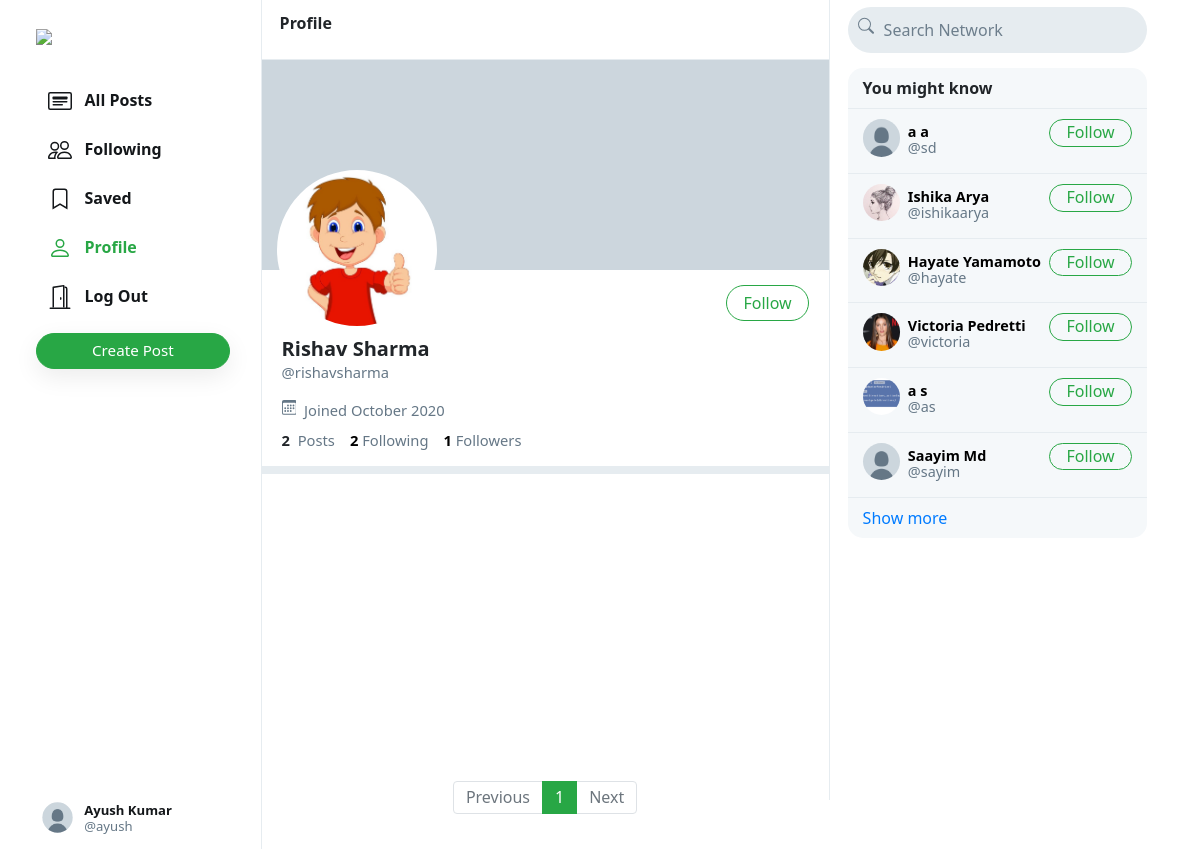
/rishavsharma (signed in), run on an earlier commit of the app's database.
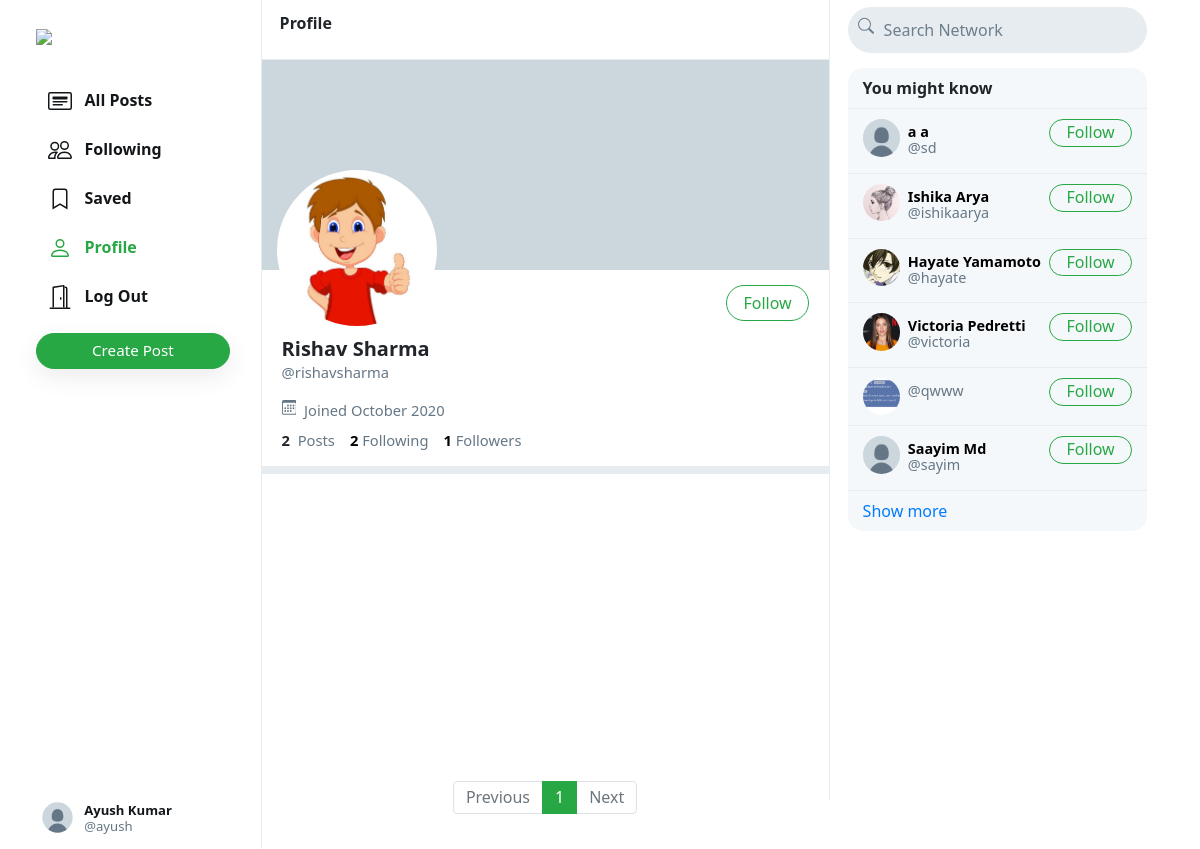
And on a later commit of the database.
### network/models.py (models this page shows, shortened)
class User(AbstractUser):
    profile_pic = models.ImageField(upload_to='profile_pic/')
    bio = models.TextField(max_length=160, blank=True, null=True)
    cover = models.ImageField(upload_to='covers/', blank=True)

### network/views.py (the view)
# urls.py: path("<str:username>", views.profile, name='profile'),
def profile(request, username):
    user = get_object_or_404(User, username=username)
    all_posts = Post.objects.filter(creater=user).order_by('-date_created')
    paginator = Paginator(all_posts, 10)
    page_number = request.GET.get('page', 1)
    posts = paginator.get_page(page_number)
    followings = []
    suggestions = []
    follower = False
    if request.user.is_authenticated:
        followings = Follower.objects.filter(followers=request.user).values_list('user', flat=True)
        suggestions = User.objects.exclude(pk__in=followings).exclude(username=request.user.username).order_by("?")[:6]
        if request.user in Follower.objects.filter(user=user).values_list('followers', flat=True):
            follower = True
    follower_count = Follower.objects.filter(user=user).count()
    following_count = Follower.objects.filter(followers=user).count()
    return render(request, 'network/profile.html', {
        "username": user,
        "posts": posts,
        "posts_count": all_posts.count(),
        "suggestions": suggestions,
        "page": "profile",
        "is_follower": follower,
        "follower_count": follower_count,
        "following_count": following_count
    })

### network/templates/network/profile.html (shortened to what this page needs)
<!DOCTYPE html>
<html lang="en">
{% extends 'network/index.html' %}
{% load static %}
{% block profile %}
<div class="profile-view" data-user="{{username.username}}">
    <div class="cover-image" style="background-image: url(/media/{{username.cover}})"></div>
    <div class="profile-image" style="background-image: url(/media/{{username.profile_pic}})"></div>
    <div class="profile-details">
        <div>
            {% if user.username == username.username %}
            <a href="{% url 'edit_profile' username.username %}"
                class="btn btn-outline-success float-right edit-profile-btn">Edit Profile</a>
            {% elif is_follower %}
            <button class="btn btn-success float-right"
                onclick="unfollow_user(this,'{{username.username}}','edit_page')" id="following-btn">Following</button>
            {% else %}
            <button class="btn btn-outline-success float-right"
                onclick="follow_user(this,'{{username.username}}','edit_page')" id="follow-btn">Follow</button>
            {% endif %}
        </div>
        <div class="details-data">
            <h5>{{username.first_name}} {{username.last_name}}</h5>
            <div class="grey">@{{username.username}}</div>
            <div class="grey" style="padding: 8px 0px;">
                &nbsp;Joined {{username.date_joined | date:"F Y"}}
            </div>
            <div>
                <strong>
                    {{posts_count}}
                </strong>
                &nbsp;<span class="grey">Posts</span>
                <a href="#">
                    <strong id="following__count">{{following_count | default:0}}</strong>&nbsp;<span
                        class="grey">Following</span>
                </a>
                <a href="#">
                    <strong id="follower__count">{{follower_count | default:0}}</strong>&nbsp;<span
                        class="grey">Followers</span>
                </a>
            </div>
        </div>
    </div>
</div>
<div class="space"></div>
{% endblock %}

### network/templates/network/layout.html (shortened to what the changed rows need)
<!DOCTYPE html>
{% load static %}
<html lang="en">
<head>
    <link rel="stylesheet" href="https://stackpath.bootstrapcdn.com/bootstrap/4.4.1/css/bootstrap.min.css"
>
    <link href="{% static 'network/styles.css' %}" rel="stylesheet">
</head>
<body>
    <div class="body" data-page="{{page}}">
        {% block body %}
        {% endblock %}
        <div class="right-div">
            <div class="right-div-content">
                {% if user.is_authenticated %}
                <div class="suggestion-box">
                    {% for suggestion in suggestions %}
                    <div class="suggestion-user">
                        <div>
                            <a href="{% url 'profile' suggestion.username %}">
                                <div class="small-profilepic"
                                    style="background-image: url(/media/{{suggestion.profile_pic}})"></div>
                            </a>
                        </div>
                        <div class="user-details">
                            <a href="{% url 'profile' suggestion.username %}">
                                <div id="user-name">
                                    <strong>
                                        {{suggestion.first_name}} {{suggestion.last_name}}
                                    </strong>
                                </div>
                                <div class="grey">@{{suggestion.username}}</div>
                            </a>
                        </div>
                        <div>
                            <button class="btn btn-outline-success" type="button"
                                onclick="follow_user(this,'{{suggestion.username}}','suggestion')">Follow</button>
                        </div>
                    </div>
                    {% empty %}
                    <div style="text-align: center; border-bottom: .5px solid #e6ecf0; padding: 10px 15px;">
                        <span class="grey" style="font-size: .9em;">No suggestions available.</span>
                    </div>
                    {% endfor %}
                </div>
                {% endif %}
            </div>
        </div>
    </div>
</body>
</html>

What changed in the data, as far as the page shows it:
changed User: username "as" → "qwww"; first_name "a" → (not shown); last_name "s" → (not shown)
